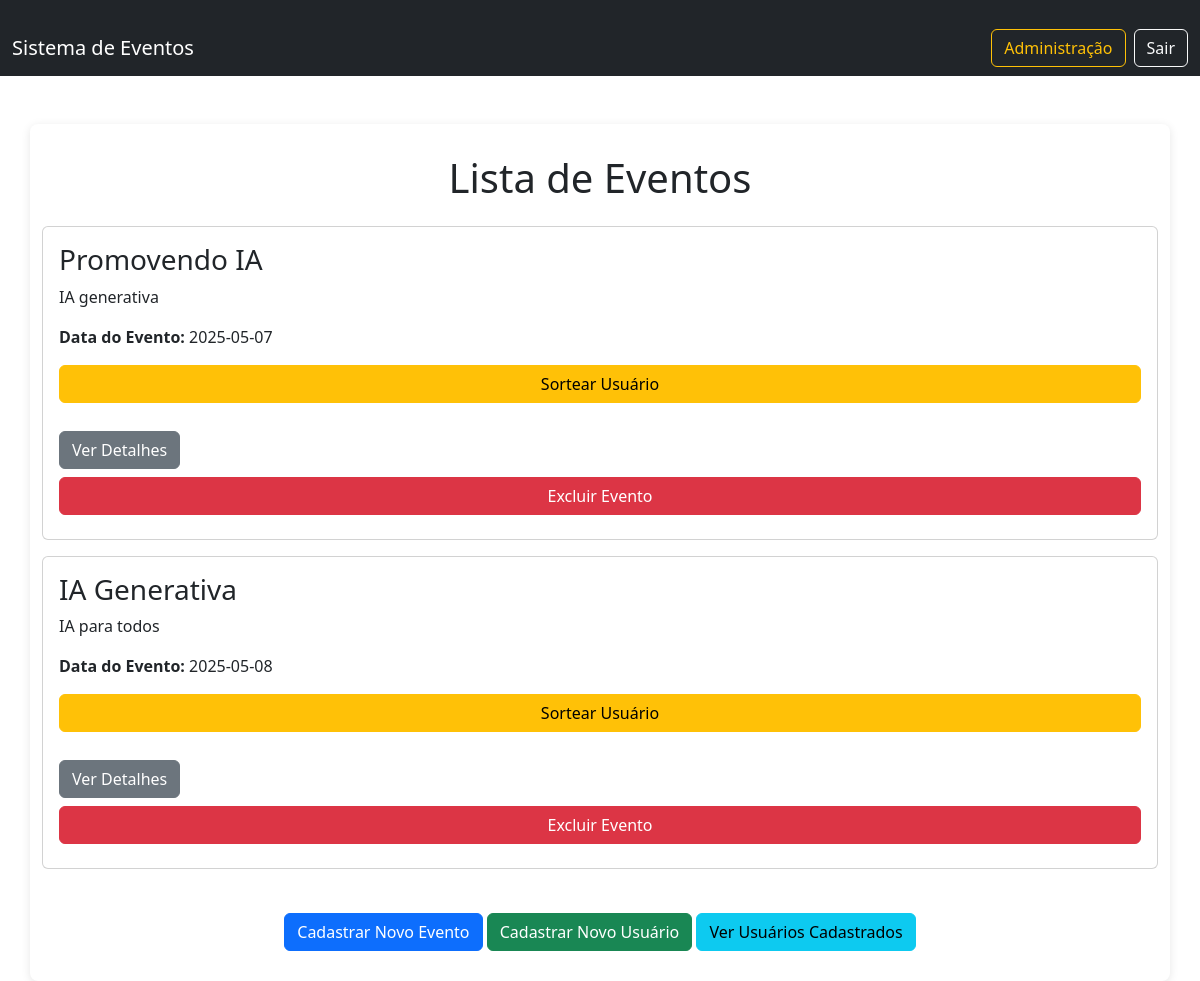
Before: /home (signed in) with the older database file.
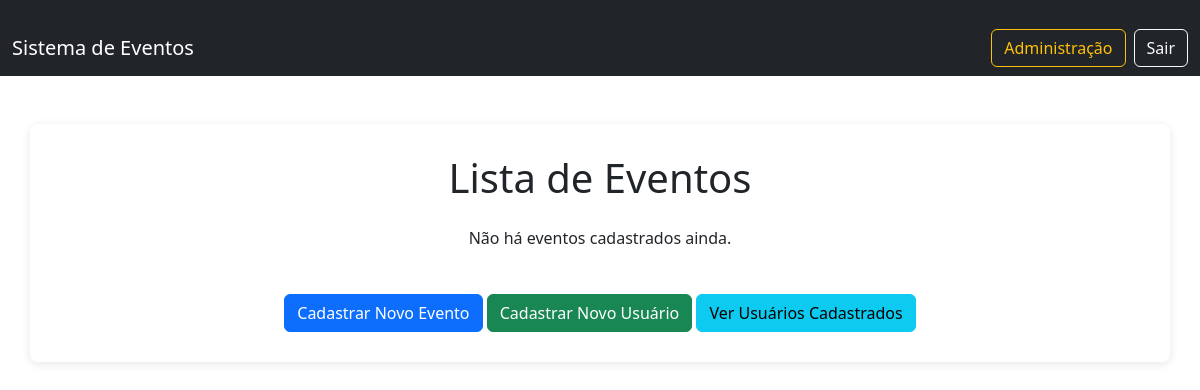
After: the same page with the newer database file.
### models.py (models this page shows)
class Evento(db.Model):
    __tablename__ = 'evento'
    id = db.Column(db.Integer, primary_key=True)
    nome = db.Column(db.String(100), nullable=False)
    descricao = db.Column(db.String(200))
    data_evento = db.Column(db.Date)
    telefone = db.Column(db.String(20))

### app.py (the view)
@app.route('/home')
@login_obrigatorio
def home():
    eventos = Evento.query.all()
    return render_template('home.html', eventos=eventos)

### app.py (called while the page is built)
@login_manager.user_loader
def load_user(user_id):
    return UsuarioLogin.query.get(int(user_id))

def login_obrigatorio(f):
    @wraps(f)
    def decorated_function(*args, **kwargs):
        if 'usuario_id' not in session:
            flash('Você precisa estar logado para acessar esta página.', 'warning')
            return redirect(url_for('login'))
        return f(*args, **kwargs)
    return decorated_function

### templates/home.html (shortened to what this page needs)
<!DOCTYPE html>
<html lang="pt-br">
<head>
    <link rel="stylesheet" href="{{ url_for('static', filename='css/style.css') }}">
    <link href="https://cdn.jsdelivr.net/npm/bootstrap@5.3.0-alpha1/dist/css/bootstrap.min.css" rel="stylesheet">
</head>
<body>
    <nav class="navbar navbar-expand-lg navbar-dark bg-dark">
        <div class="container-fluid">
            <a class="navbar-brand" href="#">Sistema de Eventos</a>
            <div class="d-flex">
                {% if current_user.is_authenticated %}
                    {% if current_user.is_admin %}
                        <a href="{{ url_for('admin_page') }}" class="btn btn-outline-warning me-2">Administração</a>
                    {% endif %}
                    <a href="{{ url_for('logout') }}" class="btn btn-outline-light">Sair</a>
                {% endif %}
            </div>
        </div>
    </nav>
    <div class="container mt-5">
        <h1 class="text-center mb-4">Lista de Eventos</h1>
        {% if eventos %}
            <div class="eventos-list">
                {% for evento in eventos %}
                    <div class="evento card mb-3">
                        <div class="card-body">
                            <h3 class="card-title">{{ evento.nome }}</h3>
                            <p class="card-text">{{ evento.descricao }}</p>
                            <p><strong>Data do Evento:</strong> {{ evento.data_evento }}</p>
                            {% if not evento.usuario %}
                                <form action="{{ url_for('sortear_usuario', evento_id=evento.id) }}" method="POST" class="d-inline">
                                    <button type="submit" class="btn btn-warning mb-2">Sortear Usuário</button>
                                </form>
                            {% else %}
                                <button class="btn btn-secondary mb-2" disabled>Usuário já sorteado</button>
                            {% endif %}
                            <a href="{{ url_for('evento_detalhes', evento_id=evento.id) }}" class="btn btn-secondary mb-2">Ver Detalhes</a>
                            <form action="{{ url_for('excluir_evento', evento_id=evento.id) }}" method="POST" onsubmit="return confirm('Tem certeza que deseja excluir este evento?');" class="d-inline">
                                <button type="submit" class="btn btn-danger mb-2">Excluir Evento</button>
                            </form>
                        </div>
                    </div>
                {% endfor %}
            </div>
        {% else %}
            <p class="text-center">Não há eventos cadastrados ainda.</p>
        {% endif %}
        <div class="text-center mt-4">
            <a href="{{ url_for('cadastro_evento') }}" class="btn btn-primary">Cadastrar Novo Evento</a>
            <a href="{{ url_for('cadastro_usuario') }}" class="btn btn-success ml-3">Cadastrar Novo Usuário</a>
            <a href="{{ url_for('lista_usuarios') }}" class="btn btn-info ml-3">Ver Usuários Cadastrados</a>
        </div>
    </div>
</body>
</html>

### static/css/style.css (style rules this page uses)
body { font-family: Arial, sans-serif; background-color: #f4f4f9; margin: 0; padding: 0; }
.container { width: 100%; max-width: 800px; margin: 0 auto; padding: 30px; background-color: #fff; border-radius: 8px; box-shadow: 0 2px 10px rgba(0, 0, 0, 0.1); margin-top: 50px; }
h1 { color: #333; font-size: 2rem; text-align: center; margin-bottom: 20px; }
a { display: inline-block; text-align: center; margin-top: 20px; color: #007bff; text-decoration: none; }

Changed rows visible on the page:
removed Evento: nome "Promovendo IA", descricao "IA generativa", data_evento "2025-05-07"
removed Evento: nome "IA Generativa", descricao "IA para todos", data_evento "2025-05-08"
Other visible differences:
text now shown: "Não há eventos cadastrados ainda."
